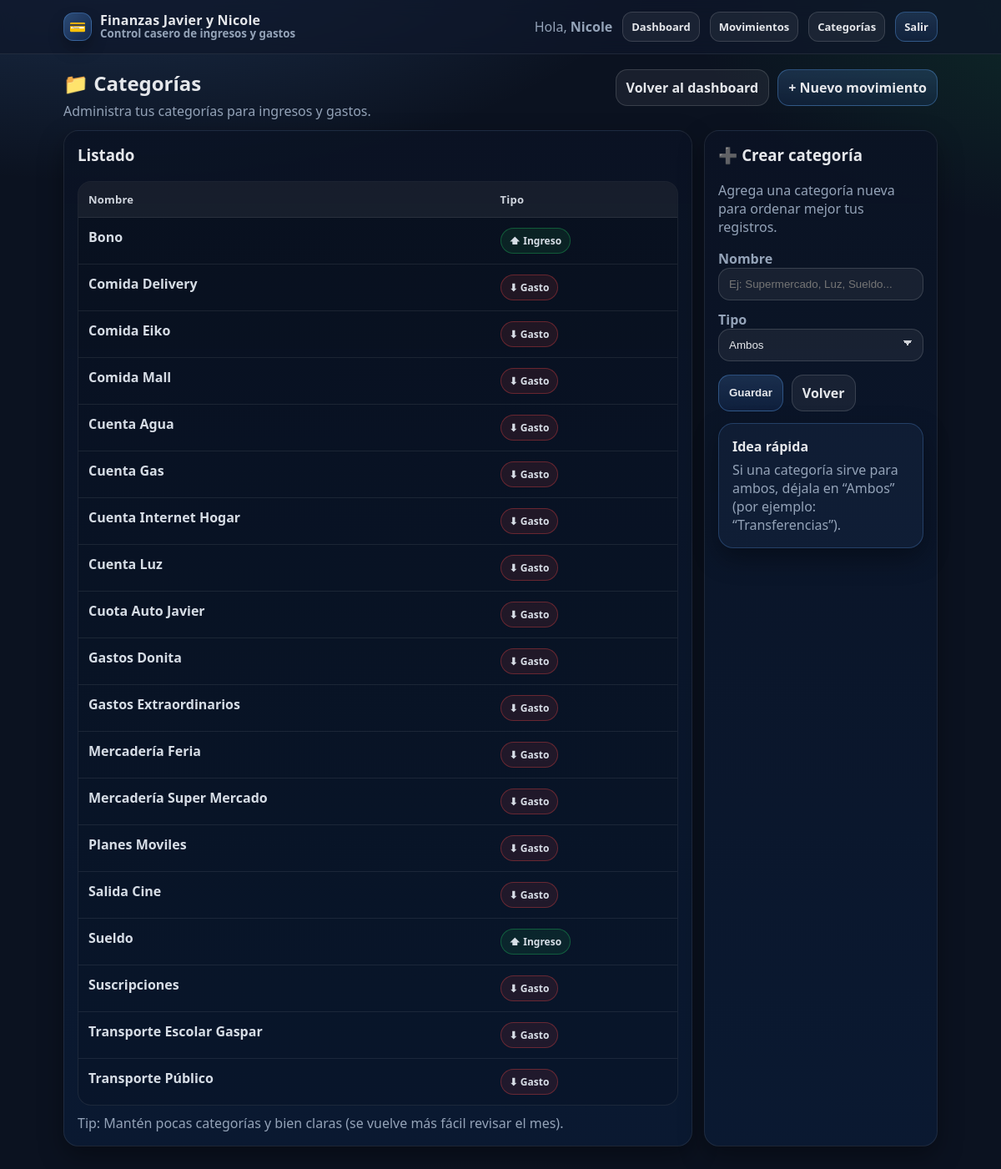
Screenshot of /categorias/ (signed in) with the database file from the repository.
### core/models.py (models this page shows, shortened)
class Categoria(models.Model):
    TIPO_CHOICES = (
        ("GASTO", "Gasto"),
        ("INGRESO", "Ingreso"),
        ("AMBOS", "Ambos"),
    )
    user = models.ForeignKey(settings.AUTH_USER_MODEL, on_delete=models.CASCADE, related_name="categorias")
    nombre = models.CharField(max_length=60)
    tipo = models.CharField(max_length=10, choices=TIPO_CHOICES, default="AMBOS")
    class Meta:
        unique_together = ("user", "nombre")
        ordering = ["nombre"]

### core/views.py (the view)
# urls.py: path("categorias/", views.categorias_list, name="categorias"),
@login_required
def categorias_list(request):
    categorias = Categoria.objects.filter(user=request.user)
    return render(request, "core/categoria_list.html", {"categorias": categorias})

### core/templates/core/categoria_list.html (shortened to what this page needs)
{% extends "core/base.html" %}
{% block content %}
  <div style="display:flex; gap:12px; flex-wrap:wrap; justify-content:space-between; align-items:flex-start; margin-bottom:12px;">
    <div>
      <h2 style="margin:0;">📁 Categorías</h2>
      <p class="muted" style="margin-top:6px; margin-bottom:0;">Administra tus categorías para ingresos y gastos.</p>
    </div>
    <div style="display:flex; gap:10px; flex-wrap:wrap;">
      <a class="btn btn2" href="{% url 'core:dashboard' %}">Volver al dashboard</a>
      <a class="btn" href="{% url 'core:movimiento_nuevo' %}">+ Nuevo movimiento</a>
    </div>
  </div>
  <div class="grid" style="grid-template-columns: 1.4fr 1fr;">
    <div class="card">
      <h3 style="margin-top:0;">Listado</h3>
      <table>
        <thead>
          <tr>
            <th>Nombre</th>
            <th>Tipo</th>
          </tr>
        </thead>
        <tbody>
          {% for c in categorias %}
            <tr>
              <td><strong>{{ c.nombre }}</strong></td>
              <td>
                {% if c.tipo == "INGRESO" %}
                  <span class="badge badge-ingreso">⬆ Ingreso</span>
                {% elif c.tipo == "GASTO" %}
                  <span class="badge badge-gasto">⬇ Gasto</span>
                {% else %}
                  <span class="badge">↔ Ambos</span>
                {% endif %}
              </td>
            </tr>
          {% empty %}
            <tr><td colspan="2" class="muted">No tienes categorías.</td></tr>
          {% endfor %}
        </tbody>
      </table>
      <div class="muted" style="margin-top:10px;">
        Tip: Mantén pocas categorías y bien claras (se vuelve más fácil revisar el mes).
      </div>
    </div>
    <div class="card">
      <h3 style="margin-top:0;">➕ Crear categoría</h3>
      <p class="muted" style="margin-top:6px;">Agrega una categoría nueva para ordenar mejor tus registros.</p>
      <form method="post" action="{% url 'core:categoria_nueva_rapida' %}" style="margin-top:12px;">
        <div style="display:grid; gap:12px;">
          <div>
            <label>Nombre</label>
            <input name="nombre" required placeholder="Ej: Supermercado, Luz, Sueldo...">
          </div>
          <div>
            <label>Tipo</label>
            <select name="tipo">
              <option value="AMBOS">Ambos</option>
            </select>
          </div>
        </div>
        <div style="display:flex; gap:10px; flex-wrap:wrap; margin-top:16px;">
          <button class="btn" type="submit">Guardar</button>
          <a class="btn btn2" href="{% url 'core:dashboard' %}">Volver</a>
        </div>
      </form>
      <div class="card" style="margin-top:14px; border-color: rgba(96,165,250,.25); background: rgba(96,165,250,.06);">
        <strong>Idea rápida</strong>
        <div class="muted" style="margin-top:6px;">
          Si una categoría sirve para ambos, déjala en “Ambos” (por ejemplo: “Transferencias”).
        </div>
      </div>
    </div>
  </div>
{% endblock %}

### core/templates/core/base.html (shortened to what this page needs)
<!doctype html>
<html lang="es">
<head>
</head>
<body>
  <header>
    <div class="nav">
      <a href="/" class="brand">
        <div class="brand-badge">💳</div>
        <div class="brand-title">
          <div>Finanzas Javier y Nicole</div>
          <small>Control casero de ingresos y gastos</small>
        </div>
      </a>
      <div class="row">
        {% if user.is_authenticated %}
          <span class="muted">Hola, <strong>{{ user.username }}</strong></span>
          <a class="btn btn2 btn-sm" href="{% url 'core:dashboard' %}">Dashboard</a>
          <a class="btn btn2 btn-sm" href="{% url 'core:movimientos' %}">Movimientos</a>
          <a class="btn btn2 btn-sm" href="{% url 'core:categorias' %}">Categorías</a>
          <a class="btn btn-sm" href="{% url 'accounts:logout' %}">Salir</a>
        {% else %}
          <a class="btn btn-sm" href="{% url 'accounts:login' %}">Entrar</a>
        {% endif %}
      </div>
    </div>
  </header>
  <div class="container">
    {% block content %}{% endblock %}
  </div>
</body>
</html>

### rows the page displays
Categoria: nombre "Bono", tipo "⬆ Ingreso"
Categoria: nombre "Comida Delivery", tipo "⬇ Gasto"
Categoria: nombre "Comida Eiko", tipo "⬇ Gasto"
Categoria: nombre "Comida Mall", tipo "⬇ Gasto"
Categoria: nombre "Cuenta Agua", tipo "⬇ Gasto"
Categoria: nombre "Cuenta Gas", tipo "⬇ Gasto"
Categoria: nombre "Cuenta Internet Hogar", tipo "⬇ Gasto"
Categoria: nombre "Cuenta Luz", tipo "⬇ Gasto"
Categoria: nombre "Cuota Auto Javier", tipo "⬇ Gasto"
Categoria: nombre "Gastos Donita", tipo "⬇ Gasto"
Categoria: nombre "Gastos Extraordinarios", tipo "⬇ Gasto"
Categoria: nombre "Mercadería Feria", tipo "⬇ Gasto"
Categoria: nombre "Mercadería Super Mercado", tipo "⬇ Gasto"
Categoria: nombre "Planes Moviles", tipo "⬇ Gasto"
Categoria: nombre "Salida Cine", tipo "⬇ Gasto"
Categoria: nombre "Sueldo", tipo "⬆ Ingreso"
Categoria: nombre "Suscripciones", tipo "⬇ Gasto"
Categoria: nombre "Transporte Escolar Gaspar", tipo "⬇ Gasto"
Categoria: nombre "Transporte Público", tipo "⬇ Gasto"

### other values shown
{{ user.username }} "Nicole"
